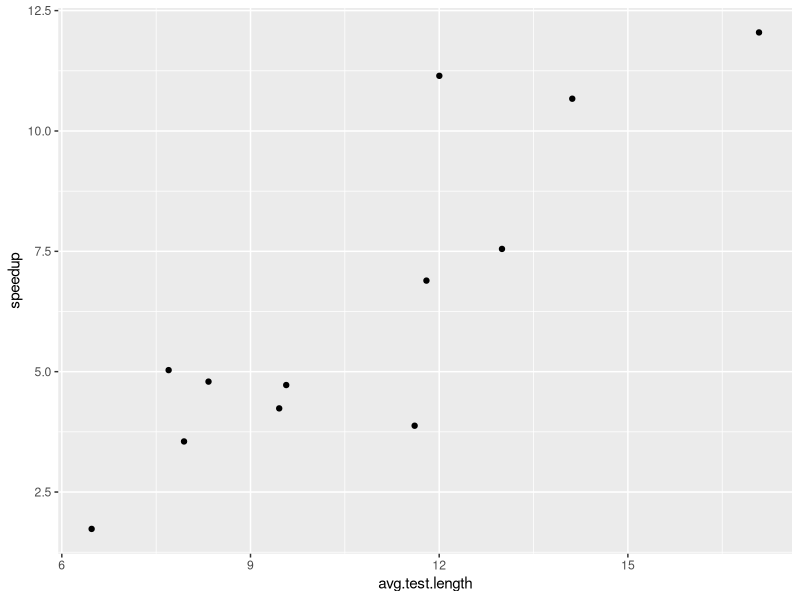

R code for this plot:
# read data
pf <- read.csv('testlengthvsspeedup.csv')
summary(pf)

# plot correlation graph
library(ggplot2)
ggplot(aes(x=avg.test.length, y=speedup), data=pf) +
geom_point()

# use test to establish correlation
library(dplyr)
cor.test(pf$speedup, pf$avg.test.length)
